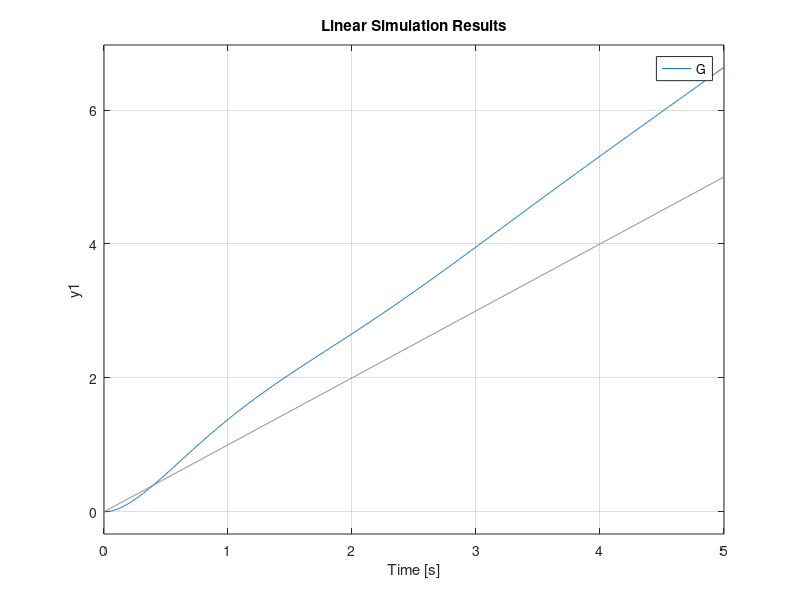
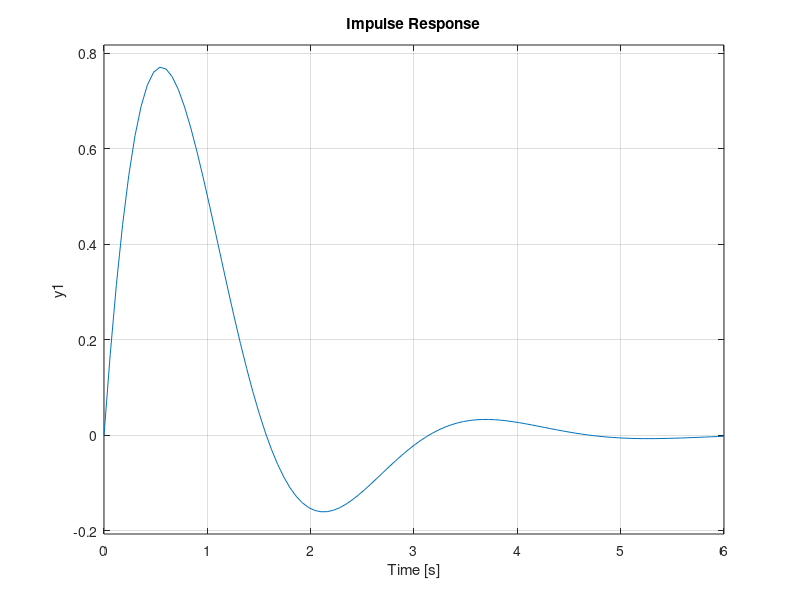
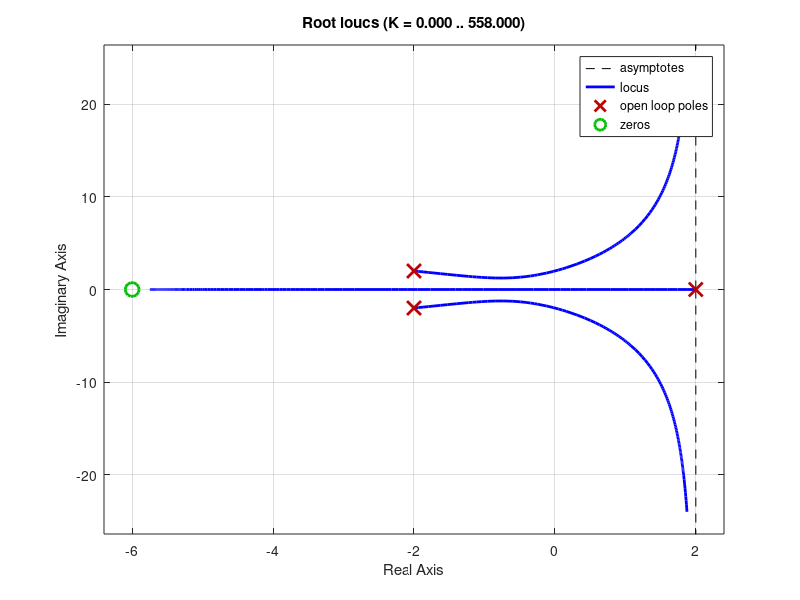

Source code (MATLAB) for these figures, in order: (Note: this script raises an error after producing the figures.)
% Bekircan Keceoglu
%% Transfer Function Representation
% some system
num = [2 6];    % nominator
den = [1 5 9 5];% denominator

G = tf(num,den) % transfer function

% more strict way
s =  tf('s')  % lablace variable
G = (2*s+6)/(s^3+5*s^2+9*s+5) % transfer function

%% Other useful TF functions
% get num and den from tf function
[num, den] = tfdata(G)

z = zero(G) % find zeros
p = pole(G) % find poles

pzmap(G); % sign zeros and poles 
grid;

%% TF ZPK Repsesentation
z = -3; % zeros
P = [-1 -2+j -2-j]; % poles
k = 2; % gain

H = zpk(z,p,k)

%% State space representation
A = [0 1; -5 -2];
B = [0 ; 3];
C = [1 0];
D = 0;

P = ss(A,B,C,D) % state space representation

[A,B,C,D] = ssdata(P) % get A,B,C,D variable

P2 = tf(P) % tf representation
P3 = zpk(P) % zpk representation
P4 = ss(P3) % state space representation

%% System Response Graphics
s = tf('s')
G = (8*s^2+18*s+32)/(s^3+6*s^2+14*s+24)

impulse(G); % system impulse response

[y,t] = impulse(G); % get output values
plot(t,y)

%% General Input Response
s = tf('s')
G = (8*s^2+18*s+32)/(s^3+6*s^2+14*s+24)

t = linspace(0,5,1000); % 0 to 5 seconds
u = t; % input
lsim(G,u,t);

figure
u = sin(2*pi*10*t);
lsim(G,u,t);

%% Input Response of State Space Form System
A = [0 1; -5 -2];
B = [0; 3];
C = [1 0];
D = 0;

P = ss(A,B,C,D);
impulse(P); % impulse response

figure
step(P); % step response

%% Frequency Response
s = tf('s');
G = (8*s^2+18*s+32)/(s^3+6*s^2+14*s+24);
bode(G)
grid;

%% System Nyquist Response
s = tf('s');
G = (8*s^2+18*s+32)/(s^3+6*s^2+14*s+24);
nyquist(G);
grid;

%% System Stablity
s = tf('s')
G = (s+6)/(s^2+4*s+8)/(s-2)
isstable(G) % not stable
pole(G)
step(G)

rlocus(tf(G)) % root locus graph
[K, p] = rlocfind(G);

% Close loop system
GCL = feedback(K*G,1)

isstable(GCL)
pole(GCL)
impulse(GCL)
figure
step(GCL)